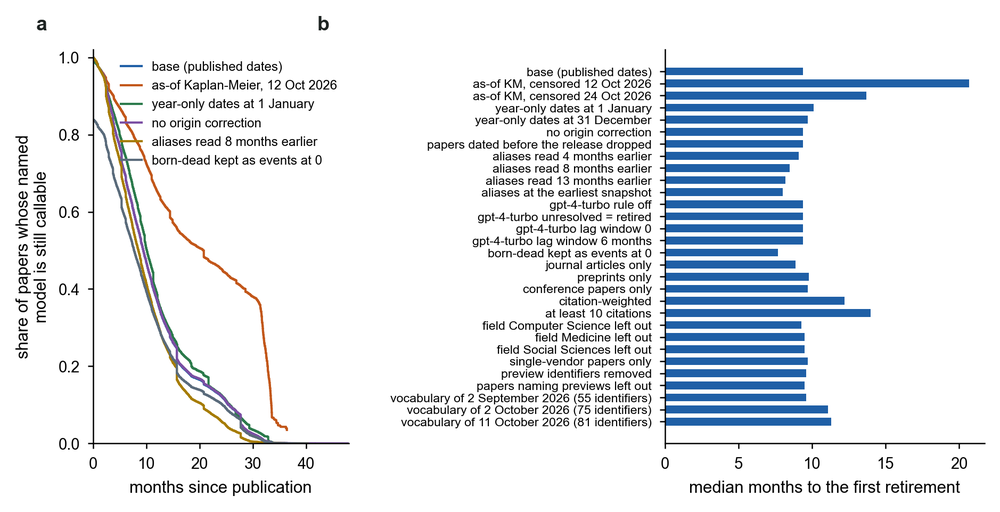
#> input picture halflife/figures/sensitivity.png, 1000 x 512 px, shrunk from 1878 x 961 before the run
$ python ed_fig5_compose.py
#> lines starting #> are read from the running program, lines starting #| are printed output that depends on the picture
"""Extended Data Fig. 5: the sensitivity panels (a and b, figures/sensitivity.png from scripts/sensitivity.py) above the
still-served-identifier curves (c, figures/census_survival_unconditional.png from scripts/census_extension.py). Both
scripts draw their own panel letters outside the axes, so nothing is written on the images here. No API calls.
Output: figures/ed_sensitivity_extension.png. Usage: python scripts/ed_fig5_compose.py
"""
from pathlib import Path

from PIL import Image

ROOT = Path(__file__).resolve().parents[1]
F = ROOT / "figures"


def main():
    a = Image.open(F / "sensitivity.png").convert("RGB")
    c = Image.open(F / "census_survival_unconditional.png").convert("RGB")
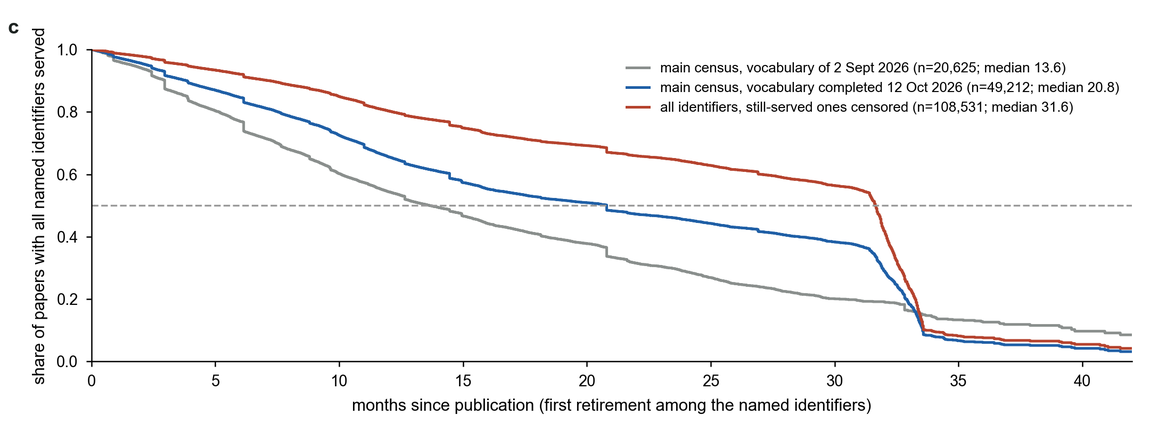
#> input picture halflife/figures/census_survival_unconditional.png, 1150 x 431 px, shrunk from 2160 x 810 before the run
    dpi = int(round(a.info.get("dpi", (300, 300))[0]))
#> dpi = 300
    gap = round(0.15 * dpi)
#> gap = 45
    im = Image.new("RGB", (max(a.width, c.width), a.height + gap + c.height), "white")
#> im: PIL image 1150x988 RGB; every value is 255
    im.paste(a, (0, 0))
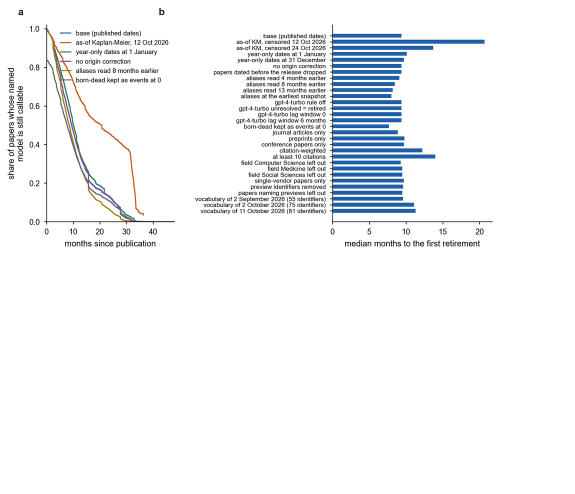
#> im: PIL image 1150x988 RGB (shown at 1/2 size); mean R, G, B 242.5, 244.4, 246.5
    im.paste(c, (0, a.height + gap))
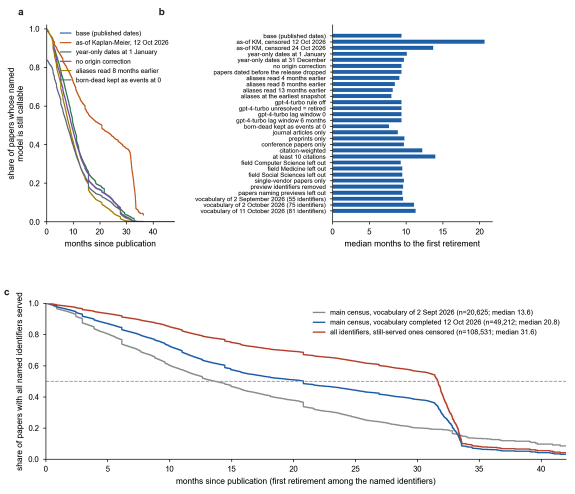
#> im: PIL image 1150x988 RGB (shown at 1/2 size); mean R, G, B 238.9, 240.7, 242.9
    im.save(F / "ed_sensitivity_extension.png", dpi=(dpi, dpi))
    print("figures/ed_sensitivity_extension.png", im.size, f"{dpi} dpi")
#| figures/ed_sensitivity_extension.png (1150, 988) 300 dpi


if __name__ == "__main__":
    main()
